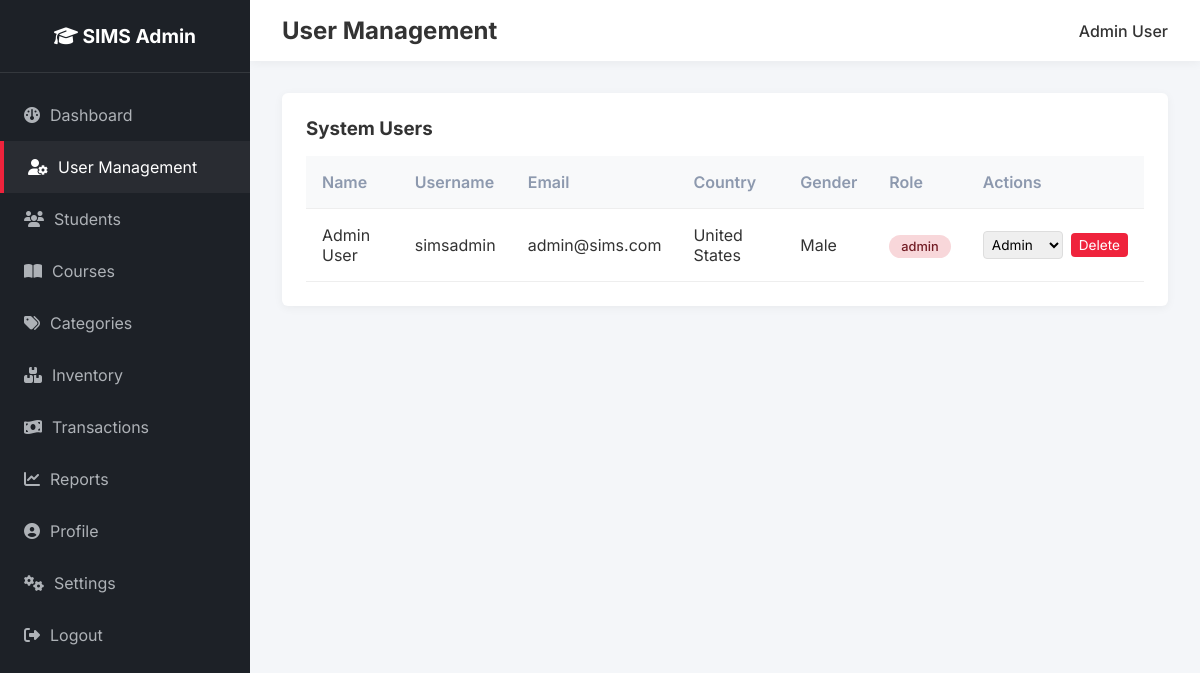
The page /admin/users.php (signed in) on the database its author committed.
### tables this page shows
CREATE TABLE `users` (
  `id` int(11) NOT NULL AUTO_INCREMENT,
  `name` varchar(100) NOT NULL,
  `username` varchar(50) NOT NULL,
  `email` varchar(100) NOT NULL,
  `password` varchar(255) NOT NULL,
  `country` varchar(100) NOT NULL,
  `gender` varchar(20) NOT NULL,
  `profile_image` varchar(255) DEFAULT 'default.png',
  `role` enum('admin','student') DEFAULT 'student',
  `created_at` timestamp DEFAULT CURRENT_TIMESTAMP,
  PRIMARY KEY (`id`),
  UNIQUE KEY `email` (`email`),
  UNIQUE KEY `username` (`username`)
);

### config/db.php (called while the page is built, shortened)
<?php
function generate_csrf_token() {
    return $_SESSION['csrf_token'];
}
function xss_clean($data) {
    return htmlspecialchars($data ?? '', ENT_QUOTES, 'UTF-8');
}
?>

### admin/users.php (the view, shortened to what this page needs)
<?php
require_once 'auth_check.php';
?>
<!DOCTYPE html>
<html lang="en">
<head>
    <link rel="stylesheet" href="../css/admin.css">
    <link rel="stylesheet" href="https://cdnjs.cloudflare.com/ajax/libs/font-awesome/6.4.0/css/all.min.css">
</head>
<body>
    <?php include 'sidebar.php'; ?>
    <main class="main-content">
        <header class="topbar">
            <h2>User Management</h2>
            <div class="user-info">
                <span><?php echo xss_clean($_SESSION['name']); ?></span>
            </div>
        </header>
        <div class="content-wrapper">
            <div class="table-container" style="background: var(--white); padding: 1.5rem; border-radius: var(--radius); box-shadow: var(--shadow);">
                <h3>System Users</h3>
                <div style="overflow-x: auto; margin-top: 1rem;">
                    <table style="width:100%; border-collapse: collapse;">
                        <thead>
                            <tr>
                                <th>Name</th>
                                <th>Username</th>
                                <th>Email</th>
                                <th>Country</th>
                                <th>Gender</th>
                                <th>Role</th>
                                <th>Actions</th>
                            </tr>
                        </thead>
                        <tbody>
                            <?php
                            $users_res = $conn->query("SELECT * FROM users ORDER BY created_at DESC");
                            while($row = $users_res->fetch_assoc()):
                            ?>
                            <tr>
                                <td><?php echo xss_clean($row['name']); ?></td>
                                <td><?php echo xss_clean($row['username']); ?></td>
                                <td><?php echo xss_clean($row['email']); ?></td>
                                <td><?php echo xss_clean($row['country'] ?: 'N/A'); ?></td>
                                <td><?php echo xss_clean($row['gender'] ?: 'N/A'); ?></td>
                                <td>
                                    <span class="badge <?php echo $row['role'] == 'admin' ? 'badge-danger' : 'badge-success'; ?>">
                                        <?php echo xss_clean($row['role']); ?>
                                    </span>
                                </td>
                                <td>
                                    <div style="display: flex; gap: 0.5rem; align-items: center;">
                                        <form method="POST" action="" style="margin:0; padding:0; display:inline;">
                                            <select name="role" onchange="this.form.submit()" style="padding: 0.25rem; font-size: 0.85rem; border-radius:4px; border:1px solid #ddd;">
                                                <option value="admin" <?php echo $row['role'] == 'admin' ? 'selected' : ''; ?>>Admin</option>
                                            </select>
                                        </form>
                                        <?php if ($row['id'] !== $_SESSION['user_id']): ?>
                                            <a href="?delete=<?php echo $row['id']; ?>&csrf_token=<?php echo generate_csrf_token(); ?>" class="action-btn btn-delete" style="padding:0.25rem 0.5rem;" onclick="return confirm('Are you sure you want to delete this user?');">Delete</a>
                                        <?php endif; ?>
                                    </div>
                                </td>
                            </tr>
                            <?php endwhile; ?>
                        </tbody>
                    </table>
                </div>
            </div>
        </div>
    </main>
</body>
</html>

### css/admin.css (style rules this page uses)
:root { --primary-color: #2b2d42; --secondary-color: #8d99ae; --accent-color: #ef233c; --bg-color: #f4f6f9; --sidebar-bg: #1d2127; --text-color: #333; --white: #ffffff; --radius: 6px; --shadow: 0 2px 10px rgba(0, 0, 0, 0.05); }
* { margin: 0; padding: 0; box-sizing: border-box; font-family: 'Inter', sans-serif; }
body { background-color: var(--bg-color); color: var(--text-color); display: flex; min-height: 100vh; }
.main-content { flex: 1; display: flex; flex-direction: column; overflow-x: hidden; }
.topbar { background: var(--white); padding: 1rem 2rem; display: flex; justify-content: space-between; align-items: center; box-shadow: var(--shadow); }
.user-info { display: flex; align-items: center; gap: 10px; font-weight: 500; }
.content-wrapper { padding: 2rem; }
.table-container { background: var(--white); border-radius: var(--radius); box-shadow: var(--shadow); padding: 1.5rem; overflow-x: auto; }
table { width: 100%; border-collapse: collapse; }
th, td { padding: 1rem; text-align: left; border-bottom: 1px solid #eee; }
th { background: #f8f9fa; font-weight: 600; color: var(--secondary-color); }
.badge { padding: 0.25rem 0.75rem; border-radius: 50px; font-size: 0.8rem; font-weight: 500; }
.badge-danger { background: #f8d7da; color: #721c24; }
.action-btn { padding: 0.4rem 0.8rem; border-radius: 4px; border: none; color: white; cursor: pointer; font-size: 0.85rem; text-decoration: none; }
.btn-delete { background: var(--accent-color); }

### rows shown on the page
users: name "Admin User", username "simsadmin", email "admin@sims.com", country "United States", gender "Male", role "admin", role "Admin"

### other values the page prints
xss_clean($_SESSION['name']) "Admin User"
